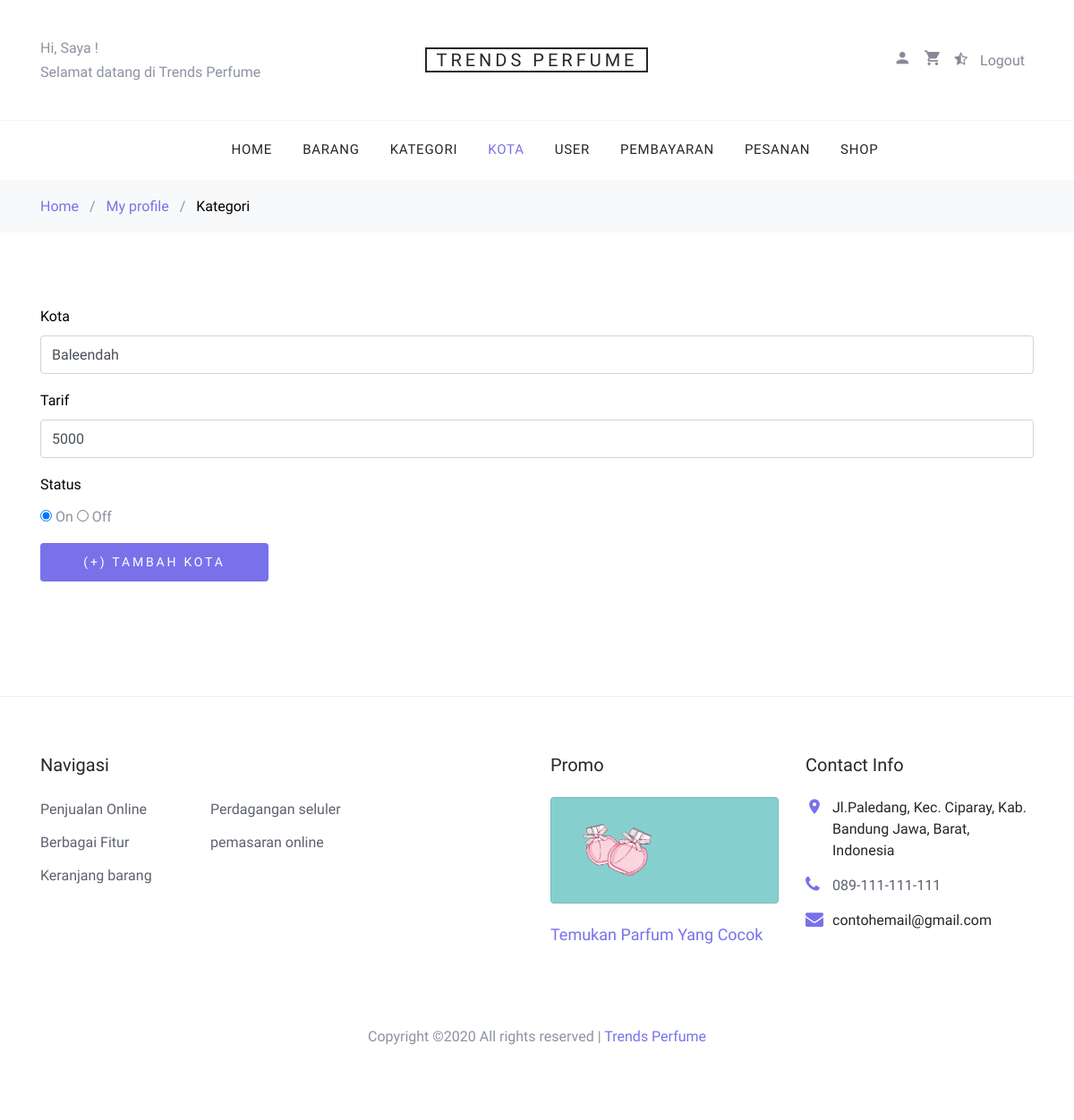
Page /index.php?page=my_profile&module=kota&action=edit&kota_id=2 (signed in) on the committed database.
### tables this page shows
CREATE TABLE `kota` (
  `kota_id` int(3) NOT NULL,
  `kota` varchar(16) NOT NULL,
  `tarif` int(10) NOT NULL,
  `status` enum('on','off') NOT NULL
);

### module/kota/edit.php (the view, shortened to what this page needs)
  <?php
    $kota_id = $_GET['kota_id'];
    $sql = "SELECT * FROM kota WHERE kota_id='$kota_id'";
    $queryKota = mysqli_query($link, $sql);
    $row = mysqli_fetch_assoc($queryKota);
    $kota = $row['kota'];
    $tarif = $row['tarif'];
    $status = $row['status'];
?>
  <div class="site-wrap">
    <div class="bg-light py-3">
      <div class="container">
        <div class="row">
          <div class="col-md-12 mb-0"><a href="../../index.php">Home</a> <span class="mx-2 mb-0">/</span> <a href="list.php">My profile</a> <span class="mx-2 mb-0">/</span> <strong class="text-black">Kategori</strong> </div>
        </div>
      </div>
    </div>
    <div class="site-section">
      <div class="container">
        <form action="" method="POST">
          <div class="form-group row">
            <div class="col-md-12">
              <label for="c_fname" class="text-black">Kota</label>
              <input type="text" class="form-control" name="kota" value="<?php echo $kota; ?>">
            </div>
          </div>
          <div class="form-group row">
            <div class="col-md-12">
              <label for="c_fname" class="text-black">Tarif</label>
              <input type="text" class="form-control" name="tarif" value="<?php echo $tarif; ?>">
            </div>
          </div>
          <div class="form-group row">
              <div class="col-md-12">
                <label class="text-black">Status</label><br>
                <span>
                  <input type="radio" name="status" value="on" <?php if($status == "on" ){ echo "checked='true'"; } ?> > On
                  <input type="radio" name="status" value="off" <?php if($status == "off" ){ echo "checked='true'"; } ?> > Off
                </span>
              </div>
            </div>
          <div class="row">
            <div class="col-md-6">
              <div class="row mb-5">
                <div class="col-md-6 mb-3 mb-md-0">
                  <button class="btn btn-primary btn-sm btn-block" type="submit" name="submit">(+) Tambah Kota</button>
                </div>
              </div>
            </div>
          </div>
        </form>
      </div>
    </div>
  </div>

### css/style.css (style rules this page uses)
body { cursor: default; line-height: 1.7; color: #8c92a0; font-weight: 300; font-size: 16px; }
.text-black { color: #000; }
.site-wrap:before { -webkit-transition: .3s all ease-in-out; -o-transition: .3s all ease-in-out; transition: .3s all ease-in-out; background: rgba(0, 0, 0, 0.6); content: ""; position: absolute; z-index: 2000; top: 0; left: 0; right: 0; bottom: 0; opacity: 0; visibility: hidden; }
.btn { text-transform: uppercase; position: relative; -webkit-transition: 0.2s all ease-in-out !important; -o-transition: 0.2s all ease-in-out !important; transition: 0.2s all ease-in-out !important; top: 0; letter-spacing: .05em; }
.btn.btn-sm { font-size: 14px !important; padding: 10px 20px !important; }
.btn.btn-primary { font-size: 17px; font-weight: 300; letter-spacing: .2em; }
.form-control { height: 43px; }
.site-section { padding: 2.5em 0 }
@media (min-width: 768px) { .site-section { padding: 5em 0; } }

### rows in the picture
kota: kota "Baleendah", tarif "5000", status "☑"

### other values in the picture
$nama "Saya"
